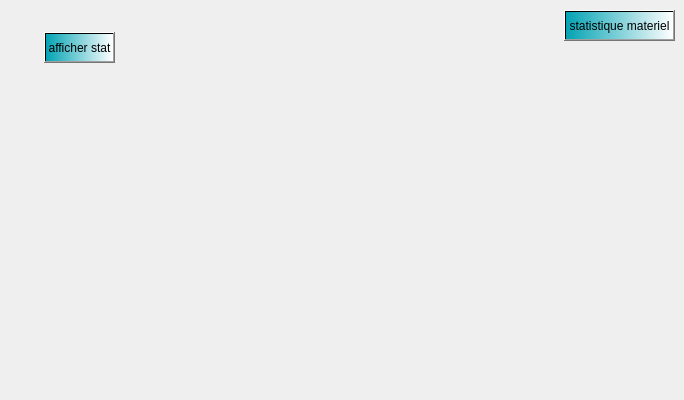
          <widget class="QWidget" name="tab_14">
           <attribute name="title">
            <string>type plat</string>
           </attribute>
           <widget class="QCustomPlot" name="CustomPlot" native="true">
            <property name="geometry">
             <rect>
              <x>80</x>
              <y>100</y>
              <width>531</width>
              <height>291</height>
             </rect>
            </property>
           </widget>
           <widget class="QPushButton" name="pushButton_25">
            <property name="geometry">
             <rect>
              <x>44</x>
              <y>32</y>
              <width>71</width>
              <height>31</height>
             </rect>
            </property>
            <property name="styleSheet">
             <string notr="true">background-color: qlineargradient(spread:repeat, x1:0, y1:0, x2:1, y2:0, stop:0 rgba(3, 163, 179, 255), stop:1 rgba(255, 255, 255, 255));</string>
            </property>
            <property name="text">
             <string>afficher stat</string>
            </property>
           </widget>
           <widget class="QPushButton" name="statmateriel">
            <property name="geometry">
             <rect>
              <x>564</x>
              <y>10</y>
              <width>111</width>
              <height>31</height>
             </rect>
            </property>
            <property name="styleSheet">
             <string notr="true">background-color: qlineargradient(spread:repeat, x1:0, y1:0, x2:1, y2:0, stop:0 rgba(3, 163, 179, 255), stop:1 rgba(255, 255, 255, 255));</string>
            </property>
            <property name="text">
             <string>statistique materiel</string>
            </property>
           </widget>
          </widget>
